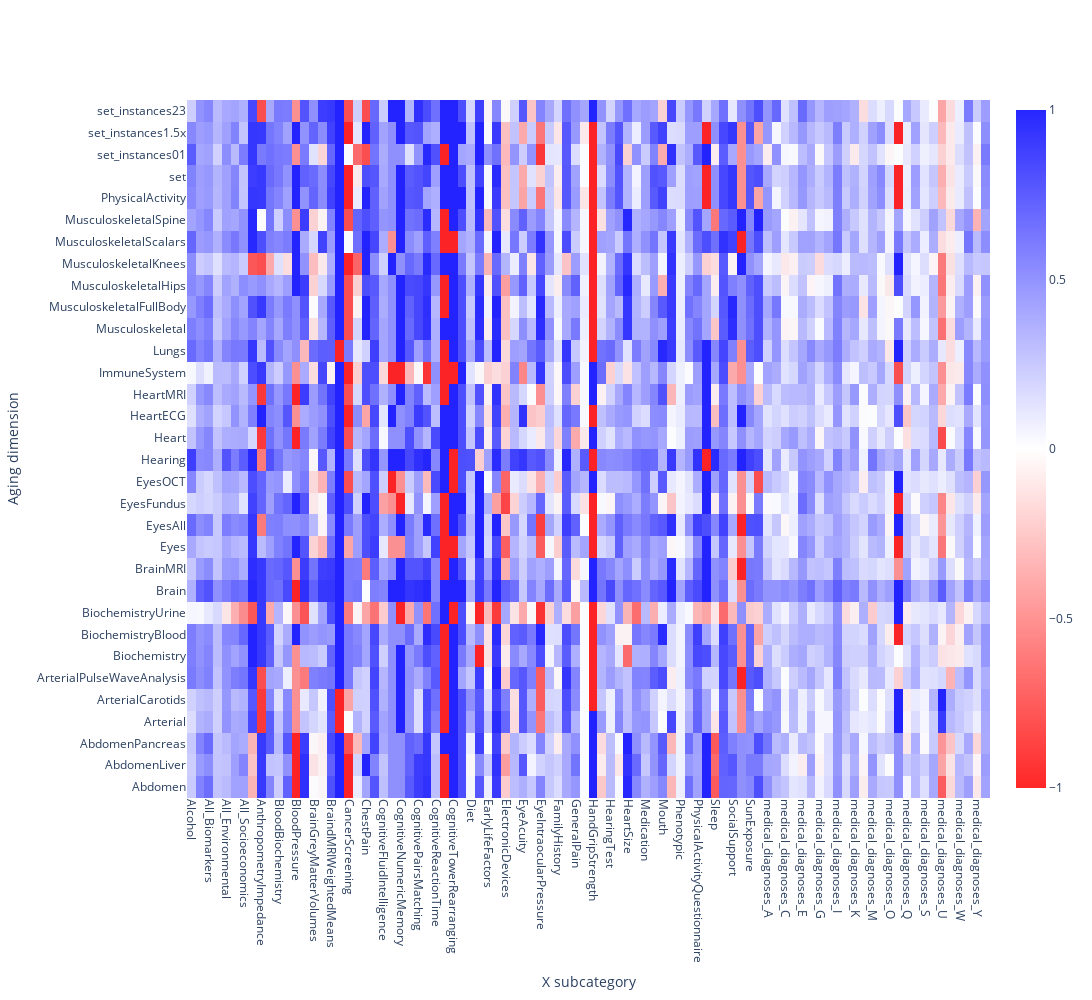

Source (notebook cell):
### Code cell
import plotly.graph_objs as go
from dash_website.utils.graphs.colorscale import get_colorscale

hovertemplate = "Correlation: %{z:.3f} <br>X subcategory: %{x} <br>Aging dimension: %{y} <br>Number variables: %{customdata} <br><extra></extra>"

heatmap = go.Heatmap(
    x=correlations_2d.columns,
    y=correlations_2d.index,
    z=correlations_2d,
    colorscale=get_colorscale(correlations_2d),
    customdata=number_variables_2d,
    hovertemplate=hovertemplate,
)

fig = go.Figure(heatmap)

fig.update_layout(
    {
        "width": 2000,
        "height": 1000,
        "xaxis": {"title": "X subcategory", "tickangle": 90, "showgrid": False},
        "yaxis": {"title": "Aging dimension", "showgrid": False},
    }
)

### Figure 1 — Plotly figure (JSON) as saved in the notebook; plotly's stock layout.template omitted (floating-point values rounded to 4 significant figures; data arrays with more than 128 entries replaced by an {"elided": "..."} marker saying what was removed)
{"data": [{"colorscale": [[0, "rgba(255, 0, 0, 0.85)"], [0.5, "rgba(255, 255, 255, 0.85)"], [1, "rgba(0, 0, 255, 0.85)"]], "customdata": {"elided": "32x92 int values"}, "hovertemplate": "Correlation: %{z:.3f} <br>X subcategory: %{x} <br>Aging dimension: %{y} <br>Number variables: %{customdata} <br><extra></extra>", "type": "heatmap", "x": ["Alcohol", "All_All", "All_Biomarkers", "All_Diseases", "All_Environmental", "All_Phenotypes", "All_Socioeconomics", "AnthropometryBodySize", "AnthropometryImpedance", "ArterialStiffness", "BloodBiochemistry", "BloodCount", "BloodPressure", "BoneDensitometryOfHeel", "BrainGreyMatterVolumes", "BrainSubcorticalVolumes", "BraindMRIWeightedMeans", "Breathing", "CancerScreening", "CarotidUltrasound", "ChestPain", "Claudication", "CognitiveFluidIntelligence", "CognitiveMatrixPatternCompletion", "CognitiveNumericMemory", "CognitivePairedAssociativeLearning", "CognitivePairsMatching", "CognitiveProspectiveMemory", "CognitiveReactionTime", "CognitiveSymbolDigitSubstitution", "CognitiveTowerRearranging", "CognitiveTrailMaking", "Diet", "ECGAtRest", "EarlyLifeFactors", "Education", "ElectronicDevices", "Employment", "EyeAcuity", "EyeAutorefraction", "EyeIntraocularPressure", "Eyesight", "FamilyHistory", "GeneralHealth", "GeneralPain", "Genetics", "HandGripStrength", "Hearing", "HearingTest", "HeartPWA", "HeartSize", "Household", "Medication", "MentalHealth", "Mouth", "OtherSociodemographics", "Phenotypic", "PhysicalActivity", "PhysicalActivityQuestionnaire", "SexualFactors", "Sleep", "Smoking", "SocialSupport", "Spirometry", "SunExposure", "UrineBiochemistry", "medical_diagnoses_A", "medical_diagnoses_B", "medical_diagnoses_C", "medical_diagnoses_D", "medical_diagnoses_E", "medical_diagnoses_F", "medical_diagnoses_G", "medical_diagnoses_H", "medical_diagnoses_I", "medical_diagnoses_J", "medical_diagnoses_K", "medical_diagnoses_L", "medical_diagnoses_M", "medical_diagnoses_N", "medical_diagnoses_O", "medical_diagnoses_P", "medical_diagnoses_Q", "medical_diagnoses_R", "medical_diagnoses_S", "medical_diagnoses_T", "medical_diagnoses_U", "medical_diagnoses_V", "medical_diagnoses_W", "medical_diagnoses_X", "medical_diagnoses_Y", "medical_diagnoses_Z"], "y": ["Abdomen", "AbdomenLiver", "AbdomenPancreas", "Arterial", "ArterialCarotids", "ArterialPulseWaveAnalysis", "Biochemistry", "BiochemistryBlood", "BiochemistryUrine", "Brain", "BrainMRI", "Eyes", "EyesAll", "EyesFundus", "EyesOCT", "Hearing", "Heart", "HeartECG", "HeartMRI", "ImmuneSystem", "Lungs", "Musculoskeletal", "MusculoskeletalFullBody", "MusculoskeletalHips", "MusculoskeletalKnees", "MusculoskeletalScalars", "MusculoskeletalSpine", "PhysicalActivity", "set", "set_instances01", "set_instances1.5x", "set_instances23"], "z": {"elided": "32x92 float values"}}], "layout": {"height": 1000, "width": 2000, "xaxis": {"showgrid": false, "tickangle": 90, "title": {"text": "X subcategory"}}, "yaxis": {"showgrid": false, "title": {"text": "Aging dimension"}}}}
